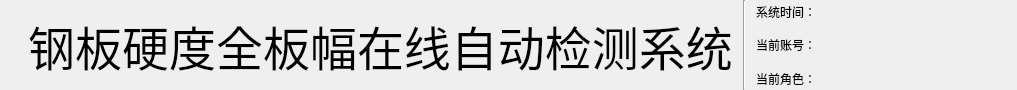
    <widget class="QWidget" name="widget_2" native="true">
     <property name="minimumSize">
      <size>
       <width>0</width>
       <height>90</height>
      </size>
     </property>
     <property name="maximumSize">
      <size>
       <width>16777215</width>
       <height>90</height>
      </size>
     </property>
     <layout class="QHBoxLayout" name="horizontalLayout_65" stretch="0,2,0,0">
      <property name="spacing">
       <number>10</number>
      </property>
      <property name="topMargin">
       <number>0</number>
      </property>
      <property name="bottomMargin">
       <number>0</number>
      </property>
      <item>
       <widget class="QLabel" name="logLabel_5">
        <property name="sizePolicy">
         <sizepolicy hsizetype="Preferred" vsizetype="Preferred">
          <horstretch>0</horstretch>
          <verstretch>0</verstretch>
         </sizepolicy>
        </property>
        <property name="text">
         <string/>
        </property>
        <property name="pixmap">
         <pixmap resource="images.qrc">:/img/images/7.png</pixmap>
        </property>
        <property name="scaledContents">
         <bool>true</bool>
        </property>
       </widget>
      </item>
      <item>
       <widget class="QLabel" name="label_59">
        <property name="font">
         <font>
          <family>Microsoft YaHei UI</family>
          <pointsize>35</pointsize>
          <weight>50</weight>
          <italic>false</italic>
          <bold>false</bold>
         </font>
        </property>
        <property name="styleSheet">
         <string notr="true">font: 35pt &quot;Microsoft YaHei UI&quot;;</string>
        </property>
        <property name="text">
         <string>钢板硬度全板幅在线自动检测系统</string>
        </property>
        <property name="alignment">
         <set>Qt::AlignCenter</set>
        </property>
       </widget>
      </item>
      <item>
       <widget class="Line" name="line_6">
        <property name="orientation">
         <enum>Qt::Vertical</enum>
        </property>
       </widget>
      </item>
      <item>
       <layout class="QVBoxLayout" name="verticalLayout_14">
        <item>
         <layout class="QHBoxLayout" name="horizontalLayout_66">
          <item>
           <widget class="QLabel" name="label_60">
            <property name="maximumSize">
             <size>
              <width>150</width>
              <height>16777215</height>
             </size>
            </property>
            <property name="text">
             <string>系统时间：</string>
            </property>
           </widget>
          </item>
          <item>
           <widget class="QLabel" name="systemTime_7">
            <property name="minimumSize">
             <size>
              <width>180</width>
              <height>0</height>
             </size>
            </property>
            <property name="maximumSize">
             <size>
              <width>180</width>
              <height>16777215</height>
             </size>
            </property>
            <property name="text">
             <string/>
            </property>
           </widget>
          </item>
         </layout>
        </item>
        <item>
         <layout class="QHBoxLayout" name="horizontalLayout_67">
          <item>
           <widget class="QLabel" name="label_61">
            <property name="maximumSize">
             <size>
              <width>150</width>
              <height>16777215</height>
             </size>
            </property>
            <property name="text">
             <string>当前账号：</string>
            </property>
           </widget>
          </item>
          <item>
           <widget class="QLabel" name="userName_7">
            <property name="minimumSize">
             <size>
              <width>180</width>
              <height>0</height>
             </size>
            </property>
            <property name="maximumSize">
             <size>
              <width>180</width>
              <height>16777215</height>
             </size>
            </property>
            <property name="text">
             <string/>
            </property>
           </widget>
          </item>
         </layout>
        </item>
        <item>
         <layout class="QHBoxLayout" name="horizontalLayout_68">
          <item>
           <widget class="QLabel" name="label_62">
            <property name="maximumSize">
             <size>
              <width>150</width>
              <height>16777215</height>
             </size>
            </property>
            <property name="text">
             <string>当前角色：</string>
            </property>
           </widget>
          </item>
          <item>
           <widget class="QLabel" name="roleName_7">
            <property name="minimumSize">
             <size>
              <width>180</width>
              <height>0</height>
             </size>
            </property>
            <property name="maximumSize">
             <size>
              <width>180</width>
              <height>16777215</height>
             </size>
            </property>
            <property name="text">
             <string/>
            </property>
           </widget>
          </item>
         </layout>
        </item>
       </layout>
      </item>
     </layout>
    </widget>
